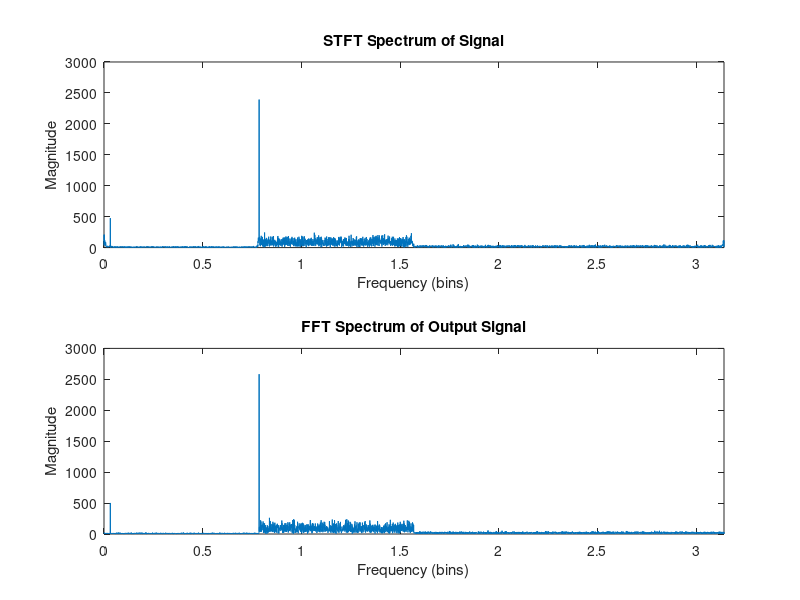
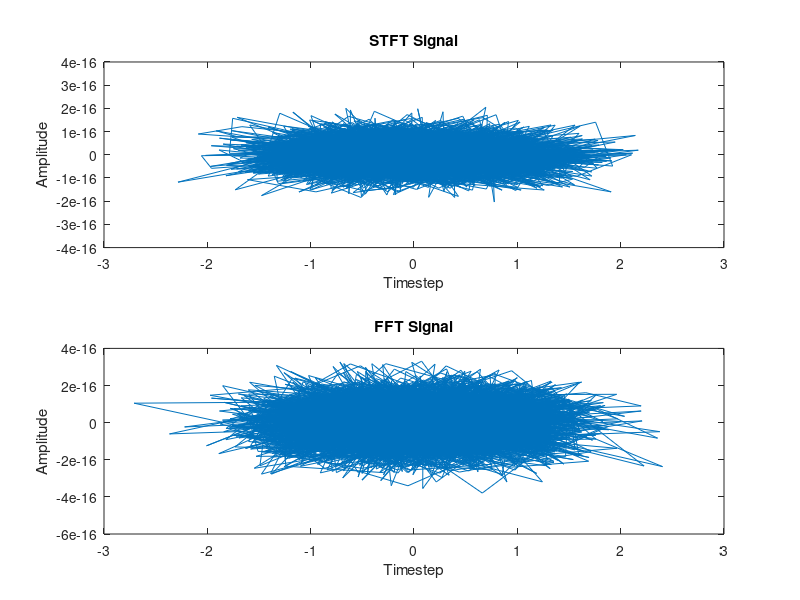
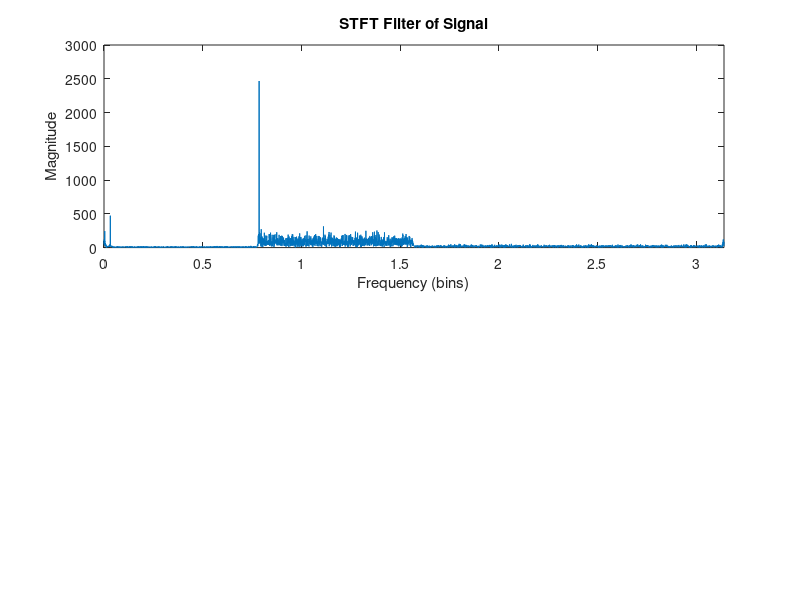

MATLAB code to generate these figures, in order: (Note: this script raises an error after producing the figures.)
%% SF1 - Data Analysis Week 2

%% Task 2.1 FFT v.s. STFT
clc, clearvars

% (1) STFT Implementation
% input signal (cos and sin) with gaussian noise
x_in=0.5*cos([1:10000]*pi/4)+sin([1:10000]*pi/100)+randn(1,10000); 
y_out=0*x_in;
N=512;
overlap=256; % N/2 overlap length
x=buffer(x_in,N,overlap); % partitioning the sigal into length 512 frames with 256 overlap
[N_samps,N_frames]=size(x);
x_w=repmat(hanning(N),1,N_frames).*x; % applying hanning window of length N to each frame

for frame_no=1:N_frames-2
    X_w(:,frame_no)=fft(x_w(:,frame_no)); % FFT of windowed frame
    Y_w(:,frame_no)=X_w(:,frame_no);
    Y_w(2:N/8,frame_no)=0.1*X_w(2:N/8,frame_no); % attenuate bin 2 to 64 (N/8) by -20dB (*0.1)
    Y_w(N/4+1:N/2,frame_no)=0.2*X_w(N/4+1:N/2,frame_no); % attentuate bin 129 to 256 by -14dB (*0.2)
    Y_w(N:-1:N/2+2,frame_no)=conj(Y_w(2:N/2,frame_no)); % make negative freq as conj of bin 2 to 64
                                                        % symmetry keeps signal real valued
    y_w(:,frame_no)=ifft(Y_w(:,frame_no)); % inverse FFT

    % Overlap and resynthesis all the frames
    y_out((frame_no-1)*overlap+1:(frame_no-1)*overlap+N)=...
    y_out((frame_no-1)*overlap+1:(frame_no-1)*overlap+N)+y_w(:,frame_no)';
end

% Convert frequency bin into frequencies
SignalN = length(x_in);


freqs = linspace(0,pi,SignalN/2+1);
% freqs = (0:(SignalN-1)/2)/SignalN * 2*pi;

figure;

subplot(2,1,1)
% Plot the processed signal spectrum
Y = fftshift((abs(fft(y_out))));
Y_pos = Y(SignalN/2:SignalN);
plot(freqs, Y_pos);
% semilogy(freqs, Y_pos);
ylim([0,3000])
xlim([0,pi])
xlabel('Frequency (bins)');
ylabel('Magnitude');
title('STFT Spectrum of Signal');

% (2) FFT Implementation
x_in=0.5*cos([1:10000]*pi/4)+sin([1:10000]*pi/100)+randn(1,10000); 
N = length(x_in);
w = hanning(N);
% x = x_in .* w'; % apply hanning window
x = x_in; % not apply hanning window



y=0*x;
X =fft(x); % FFT of windowed frame
Y = X;
Y(2:N/8)=0.1*X(2:N/8); % attenuate bin 2 to 64 (N/8) by -20dB (*0.1)
Y(N/4+1:N/2)=0.2*X(N/4+1:N/2); % attentuate bin 129 to 256 by -14dB (*0.2)
Y(N:-1:N/2+2)=conj(Y(2:N/2)); % make negative freq as conj of bin 2 to 64
                                                    % symmetry keeps signal real valued
y =ifft(Y); % inverse FFT

subplot(2,1,2)
% Plot the processed signal spectrum
Y = fftshift((abs(fft(y))));
Y_pos = Y(N/2:N);
plot(freqs, Y_pos);
% semilogy(freqs, Y_pos);
ylim([0,3000])
xlim([0,pi])
xlabel('Frequency (bins)');
ylabel('Magnitude');
title('FFT Spectrum of Output Signal');


% Plot time domain
figure
subplot(2,1,1)
plot(y_out)
title("STFT Signal")
xlabel("Timestep")
ylabel("Amplitude")

subplot(2,1,2)
plot(y)
title("FFT Signal")
xlabel("Timestep")
ylabel("Amplitude")

%%  Time-domain equivalent of the FFT mask
clc, clearvars

% (1) STFT Implementation
% input signal (cos and sin) with gaussian noise
x_in=0.5*cos([1:10000]*pi/4)+sin([1:10000]*pi/100)+randn(1,10000); 
y_out=0*x_in;
N=512;
overlap=256; % N/2 overlap length
x=buffer(x_in,N,overlap); % partitioning the sigal into length 512 frames with 256 overlap
[N_samps,N_frames]=size(x);
x_w=repmat(hanning(N),1,N_frames).*x; % applying hanning window of length N to each frame

for frame_no=1:N_frames-2
    X_w(:,frame_no)=fft(x_w(:,frame_no)); % FFT of windowed frame
    Y_w(:,frame_no)=X_w(:,frame_no);
    Y_w(2:N/8,frame_no)=0.1*X_w(2:N/8,frame_no); % attenuate bin 2 to 64 (N/8) by -20dB (*0.1)
    Y_w(N/4+1:N/2,frame_no)=0.2*X_w(N/4+1:N/2,frame_no); % attentuate bin 129 to 256 by -14dB (*0.2)
    Y_w(N:-1:N/2+2,frame_no)=conj(Y_w(2:N/2,frame_no)); % make negative freq as conj of bin 2 to 64
                                                        % symmetry keeps signal real valued
    y_w(:,frame_no)=ifft(Y_w(:,frame_no)); % inverse FFT

    % Overlap and resynthesis all the frames
    y_out((frame_no-1)*overlap+1:(frame_no-1)*overlap+N)=...
    y_out((frame_no-1)*overlap+1:(frame_no-1)*overlap+N)+y_w(:,frame_no)';
end

% Convert frequency bin into frequencies
SignalN = length(x_in);

freqs = linspace(0,pi,SignalN/2+1);
% freqs = (0:(SignalN-1)/2)/SignalN * 2*pi;

figure;

subplot(2,1,1)
% Plot the processed signal spectrum
Y = fftshift((abs(fft(y_out))));
Y_pos = Y(SignalN/2:SignalN);
plot(freqs, Y_pos);
% semilogy(freqs, Y_pos);
ylim([0,3000])
xlim([0,pi])
xlabel('Frequency (bins)');
ylabel('Magnitude');
title('STFT Filter of Signal');




% ---------------------------------------------------------------
x          = 0.5*cos((1:10000)*pi/4) + sin((1:10000)*pi/100) + randn(1,10000);
N          = 512;                        % frame length used before
signalN    = length(x);

% --- build the spectral mask G[k] --------------------------------
G = ones(N,1);          % default pass-band gain = 1
G( 2       :  N/8)   = 0.1;       %   0  – Fs/8   → ×0.1
G( N/4+1   :  N/2)   = 0.2;       % Fs/4 – Fs/2   → ×0.2
G(N:-1:N/2+2) = conj(G(2:N/2));   % ensure Hermitian symmetry

% --- impulse response (IFFT of the mask) -------------------------
g = ifft(G,'symmetric');           % real length-512 FIR
g = fftshift(g);                   % centre the impulse
g = circshift(g,1);                % make it causal: tap 0 at index 1

% OPTIONAL: visual check of its magnitude response ----------------
%{
f = (0:N-1)/N * pi;                % rad/sample axis
plot(f, abs(G)), grid on
xlabel('\omega'), ylabel('|G(\omega)|')
%}

% --- linear convolution with the whole signal --------------------
y = conv(x, g, 'same');            % 'same' keeps output length = length(x)

freqs = linspace(0,pi,signalN/2+1);
Y = fftshift((abs(fft(y))));
Y_pos = Y(length(Y)/2:length(Y));
subplot(2,1,2)
plot(freqs,Y_pos)
ylim([0,3000])
xlim([0,pi])
xlabel('Frequency (bins)');
ylabel('Magnitude');
title('Time-Domain Filter');




% Plot time domain
figure
subplot(2,1,1)
plot(y_out)
title("STFT Filter")
xlabel("Timestep")
ylabel("Amplitude")

subplot(2,1,2)
plot(y)
title("Time Domain Filter")
xlabel("Timestep")
ylabel("Amplitude")




% --- quick comparison with the OLA result ------------------------
% (Assume you have y_stft from your previous code)
% sound([x ; y_stft ; y], fs)      % original / OLA / direct-FIR






%% Task 2.2 - Own Noise Reduction - Ad Hoc Method


% Adapt the given code from Task 2.1 into a Noise Reduction function
% Define the noise reduction function
function y_out = noiseReduction(x_in, N, overlap, keepMask, attenFactor)
    
    y_out=0*x_in;

    x=buffer(x_in,N,overlap); % partitioning the sigal into length 512 frames with 256 overlap
    [N_samps,N_frames]=size(x);
    x_w=repmat(hanning(N),1,N_frames).*x; % applying hanning window of length N to each frame
    
    % Gain Mask according to the frequency identified from FFT
    G = attenFactor * ones(N,1); % Default all frequency as attentuation x0.1 (-20dB)
    G(keepMask) = 1; % All identified freqs at 1


    for frame_no=1:N_frames-2
        
        X_w(:,frame_no)=fft(x_w(:,frame_no)); % FFT of windowed frame
        Y_w(:,frame_no)=G .* X_w(:,frame_no); % Applying Gain Mask to X
        % Y_w(2:N/8,frame_no)=0.1*X_w(2:N/8,frame_no); % attenuate bin 2 to 64 (N/8) by -20dB (*0.1)
        % Y_w(N/4+1:N/2,frame_no)=0.2*X_w(N/4+1:N/2,frame_no); % attentuate bin 129 to 256 by -14dB (*0.2)
        Y_w(N:-1:N/2+2,frame_no)=conj(Y_w(2:N/2,frame_no)); % make negative freq as conj of bin 2 to 64
                                                            % symmetry keeps signal real valued
        y_w(:,frame_no)=ifft(Y_w(:,frame_no)); % inverse FFT
    
        % Overlap and resynthesis all the frames
        y_out((frame_no-1)*overlap+1:(frame_no-1)*overlap+N)= ...
        y_out((frame_no-1)*overlap+1:(frame_no-1)*overlap+N)+y_w(:,frame_no)';
    end

end

function keepMask = buildKeepMask(peaksHz, fs, N, bwBins)
% peaksHz : vector of peak frequencies (Hz)
% fs      : sample rate
% N       : frame length (same N as FFT)
% bwBins  : half-bandwidth in bins to keep around each peak (e.g. 1)
% --------------------------------------------------------------------
    if nargin < 4, bwBins = 1; end

    keepMask = false(N,1);                     % start with all zeros
    binFreq  = (0:N-1).' * fs / N;             % Hz axis (one full period)

    for f = peaksHz(:).'
        % wrap frequency into 0…fs range
        f = mod(f, fs);
        % nearest bin index
        [~,k] = min(abs(binFreq-f));
        % protect ±bwBins bins around that peak
        rng = mod((k-bwBins):(k+bwBins), N) + 1;
        keepMask(rng) = true;
    end
end



clc, clearvars
[data, rate] = audioread("/Users/maxlyu/Desktop/Part IIA/SF1/Audio examples for weeks 1-2-20250516/f1lcapae.wav");
% Play the audio signal
% sound(data, rate)

%{
Testing for "naive" noise reduction from task2.1

% Picks a pure note from audio, apply Hamming window
segment = data(1:60000); 
subplot(1,3,1)
plot(segment)
ylim([-0.3,0.3])

subplot(1,3,2)
segment_noise = segment + 0.1*randn(size(segment));
plot(segment_noise);
ylim([-0.3,0.3])
% sound(segment_noise, rate);

subplot(1,3,3)
% Reshape input signal into (1,N) shape for noiseReduction algorithm
segment_noise = segment_noise';
segment_reduced = noiseReduction(segment_noise, 512, 256);
plot(segment_reduced);
ylim([-0.3,0.3])

sound(segment_noise, rate);
sound(segment_reduced, rate);

%}

segment = data(1:20000)'; % reshape for noiseReduction input shape
sound(segment, rate)
segment_noise = segment + 0.1*randn(size(segment));
% segment_reduced = noiseReduction(segment_noise, 512, 256, keepMask, 0.1);


% Do FFT on signals, signal+noise, signal_reduced_noise
SignalN = length(segment); % length of signal
fft_sig = fftshift(abs(fft(segment)));
fft_noise = fftshift(abs(fft(segment_noise)));
% fft_reduced = fftshift(abs(fft(segment_reduced)));

fft_sig_pos = fft_sig(SignalN/2:SignalN);
fft_noise_pos = fft_noise(SignalN/2:SignalN);
% fft_reduced_pos = fft_reduced(SignalN/2:SignalN);

freqs = (0:length(fft_noise_pos)-1) * rate / SignalN;


minPkHeight = max(fft_noise_pos)*0.25;
minPkDist = 1*SignalN/rate;
[peaks,locs] = findpeaks( ...
        fft_noise_pos, ...
        'MinPeakHeight',  minPkHeight, ...
        'MinPeakDistance',minPkDist);

peaksHz = freqs(locs); % Find the freq. of the peaks in Hz

% Calculate the Gain Mask needed for these peak frequency components
keepMask = buildKeepMask(peaksHz, rate, 512, 1);

segment_reduced = noiseReduction(segment_noise, 512, 256, keepMask, 0.1);
fft_reduced = fftshift(abs(fft(segment_reduced)));
fft_reduced_pos = fft_reduced(SignalN/2:SignalN);


subplot(1,3,1)
plot(fft_sig_pos)
ylim([0,300])

subplot(1,3,2)
plot(fft_noise_pos), hold on
% plot(locs, peaks, 'rx', 'MarkerSize',8, 'LineWidth',1.5)
ylim([0,300])

subplot(1,3,3)
plot(fft_reduced_pos)
ylim([0,300])



%% Task 2.2 - Wiener Filter

clc, clearvars
[data, rate] = audioread("/Users/maxlyu/Desktop/Part IIA/SF1/Audio examples for weeks 1-2-20250516/f1lcapae.wav");
% Play the audio signal
% sound(data, rate)


x = data(1:20000)'; % reshape for noiseReduction input shape
sound(x, rate)

% Noise Magnitude
noise_mag = 0.01;
y = x + noise_mag * randn(size(x)); % audio with noise added


% Do FFT on signals, signal+noise
SignalN = length(x); 
X = fft(x);       % FFT of pure signal
Y = fft(y); % FFT of signal + noise

S_Y = abs(Y).^2;                   % power of audio with noise
S_N = noise_mag^2 * ones(size(Y)); % power of white noise
S_X = max(0, S_Y - S_N);           % power of signal

wienerFilter = S_X ./ (S_X + S_N);

X_hat = wienerFilter .* Y;

x_hat = real(ifft(X_hat));

% Reformat the FFT for plotting
X_pos = fftshift(abs(X)); X_pos = X_pos(SignalN/2:SignalN);
Y_pos = fftshift(abs(Y)); Y_pos = Y_pos(SignalN/2:SignalN);
X_hat_pos = fftshift(abs(X_hat)); X_hat_pos = X_hat_pos(SignalN/2:SignalN);

freqs = (0:length(X_pos)-1) * rate / SignalN;

subplot(1,3,1)
plot(freqs, X_pos)
title("Signal of audio before noise")
ylim([0,300])

subplot(1,3,2)
plot(freqs, Y_pos)
title("Signal with noise")
ylim([0,300])

subplot(1,3,3)
plot(freqs, X_hat_pos)
title("Signal after filtering")
ylim([0,300])


%% Task 2.2 Wiener Filter in STFT (Frame-wise)

clc, clearvars
[data, rate] = audioread("/Users/maxlyu/Desktop/Part IIA/SF1/Audio examples for weeks 1-2-20250516/f1lcapae.wav");

N = 2048; L = 1024; % 512 Frame size, 256 Overlap


SignalN = 30000;
x = data(1:SignalN)'; % reshape for noiseReduction input shape
% sound(x, rate)

noise_mag = 0.05; % Noise Magnitude
y = x + noise_mag * randn(size(x)); % audio with noise added


% Apply the frame-wise Wiener filter to the noisy signal
y_hat = framewiseWiener(y, 512, 256, noise_mag); % see framewiseWiener.m

% Play the filtered audio signal
% sound(y_hat, rate);

% Plot the original and filtered signals for comparison
figure;
subplot(3,1,1);
plot(x);
title('Original Signal (No Noise)');
xlabel('Sample Index');
ylabel('Amplitude'); ylim([-0.5,0.5])

subplot(3,1,2);
plot(y);
title('Signal with Noise');
xlabel('Sample Index');
ylabel('Amplitude'); ylim([-0.5,0.5])

subplot(3,1,3);
plot(y_hat);
title('Filtered Signal');
xlabel('Time Index');
ylabel('Amplitude'); ylim([-0.5,0.5])

sgtitle(sprintf('Frame-wise Winer Filter, N=%d, L=%d', N, L))

% Plot the original and filtered signals for comparison
figure
% title("Frame-wise Winer Filter, N=")




X = fftshift(abs(fft(x)));
X_pos = X(length(X)/2:length(X));
freqs = (0:length(X_pos)-1) * rate / SignalN;

subplot(3,1,1);
X_dB = 20*log10(X_pos);
% plot(freqs, X_pos);
plot(freqs, X_dB)
title('Original Signal (No Noise)');
xlabel('Frequency (Hz)');
ylabel('Amplitude (dB)');

Y = fftshift(abs(fft(y)));
Y_pos = Y(length(Y)/2:length(Y));
Y_dB = 20*log10(Y_pos);
subplot(3,1,2);
% plot(freqs, Y_pos);
plot(freqs, Y_dB)
title('Signal with Noise');
xlabel('Frequency (Hz)');
ylabel('Amplitude (dB)');

Y_hat = fftshift(abs(fft(y_hat)));
Y_hat_pos = Y(length(Y)/2:length(Y_hat));
Y_hat_dB = 20*log10(Y_hat_pos);
subplot(3,1,3);
% plot(freqs, Y_hat_pos);
plot(freqs, Y_hat_dB)
title('Filtered Signal');
xlabel('Frequency (Hz)');
ylabel('Amplitude (dB)');

sgtitle(sprintf('Frame-wise Winer Filter, N=%d, L=%d', N, L))

error_noise = computeMSE(x, y, N, L);
error_reduced = computeMSE(x, y_hat, N, L);
fprintf("MSE of Noisy Signal %.8f\n", error_noise)
fprintf("MSE of Filtered Signal %.8f\n", error_reduced)





%% Task 2.2 Non-White Noise

clc, clearvars
[data, rate] = audioread("/Users/maxlyu/Desktop/Part IIA/SF1/Audio examples for weeks 1-2-20250516/f1lcapae.wav");

N = 512; L = 256; % 512 Frame size, 256 Overlap


SignalN = 30000;
x = data(1:SignalN)'; % reshape for noiseReduction input shape
% sound(x, rate)

noise_mag = 0.05; % Noise Magnitude
non_white_noise = generateAR1Noise(SignalN, 0.9, 0.01);
y = x + non_white_noise; % audio with noise added


% Apply the frame-wise Wiener filter to the noisy signal
y_hat = framewiseWiener(y, 512, 256, noise_mag, "AR1"); % see framewiseWiener.m

% Play the filtered audio signal
% sound(y_hat, rate);

% Plot the original and filtered signals for comparison
figure;
subplot(3,1,1);
plot(x);
title('Original Signal (No Noise)');
xlabel('Sample Index');
ylabel('Amplitude'); ylim([-0.5,0.5])

subplot(3,1,2);
plot(y);
title('Signal with Noise');
xlabel('Sample Index');
ylabel('Amplitude'); ylim([-0.5,0.5])

subplot(3,1,3);
plot(y_hat);
title('Filtered Signal');
xlabel('Time Index');
ylabel('Amplitude'); ylim([-0.5,0.5])

sgtitle(sprintf('Frame-wise Winer Filter on AR(1) Noise(\\alpha=%.1f,\\sigma=%.2f), N=%d, L=%d',0.9,0.01, N, L))

% Plot the original and filtered signals for comparison
figure
% title("Frame-wise Winer Filter, N=")




X = fftshift(abs(fft(x)));
X_pos = X(length(X)/2:length(X));
freqs = (0:length(X_pos)-1) * rate / SignalN;

subplot(3,1,1);
X_dB = 20*log10(X_pos);
% plot(freqs, X_pos);
plot(freqs, X_dB)
title('Original Signal (No Noise)');
xlabel('Frequency (Hz)');
ylabel('Amplitude (dB)');

Y = fftshift(abs(fft(y)));
Y_pos = Y(length(Y)/2:length(Y));
Y_dB = 20*log10(Y_pos);
subplot(3,1,2);
% plot(freqs, Y_pos);
plot(freqs, Y_dB)
title('Signal with Noise');
xlabel('Frequency (Hz)');
ylabel('Amplitude (dB)');

Y_hat = fftshift(abs(fft(y_hat)));
Y_hat_pos = Y(length(Y)/2:length(Y_hat));
Y_hat_dB = 20*log10(Y_hat_pos);
subplot(3,1,3);
% plot(freqs, Y_hat_pos);
plot(freqs, Y_hat_dB)
title('Filtered Signal');
xlabel('Frequency (Hz)');
ylabel('Amplitude (dB)');

sgtitle(sprintf('Frame-wise Winer Filter on AR(1) Noise(\\alpha=%.1f,\\sigma=%.2f), N=%d, L=%d',0.9,0.01, N, L))

error_noise = computeMSE(x, y, N, L);
error_reduced = computeMSE(x, y_hat, N, L);
fprintf("MSE of Noisy Signal %.8f\n", error_noise)
fprintf("MSE of Filtered Signal %.8f\n", error_reduced)
